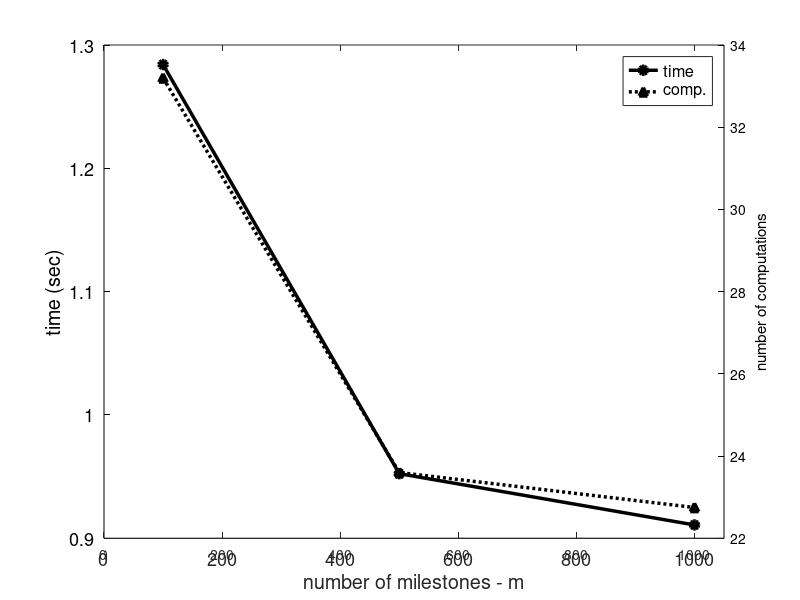

The MATLAB source for this figure:
% Benchmarking the pole scene of the ABB robots

clear all
clc

%%

D = load('Benchmark_poleScene_ODEanalysis.txt');

D = D(:,[1 2 13 15 16]);

%%

ms = unique(D(:,1));

for i = 1:length(ms)
    t(i) = mean(D(D(:,1)==ms(i), 4));    
    ts(i) = std(D(D(:,1)==ms(i), 4))/size(D(:,1)==ms(i),1);  
    n(i) = mean(D(D(:,1)==ms(i), 3));
    ns(i) = std(D(D(:,1)==ms(i), 3))/size(D(:,1)==ms(i),1);  
end

h = figure(1);
clf
[ax, h1, h2] = plotyy(ms, t, ms, n);
set(h1,'linestyle','-','color','k','linewidth',2.5,'marker','o','markerfacecolor','k');
set(h2,'linestyle',':','color','k','linewidth',2.5,'marker','^','markerfacecolor','k');
set(ax(1),'YColor',[0 0 0]);
set(ax(2),'YColor',[0 0 0]);

% hold(ax(1), 'on');
% hold(ax(2), 'on');

% errorbar(ax(1), ms, t, ts, '-k','linewidth',2.5);
xlim(ax(1), [0 1050]);
% set(h1,'linestyle','-','color','black');

% errorbar(ax(2), ms, n, ns, ':k','linewidth',2.5);
xlim(ax(2), [0 1050]);

legend('time','comp.');

% hold(ax(1), 'off');
% hold(ax(2), 'off');

xlabel('number of milestones - m');
ylabel(ax(1),'time (sec)');
ylabel(ax(2),'number of computations');
set(gca, 'fontsize', 13);

set(h, 'Position', [100, 100, 800, 300]);
% print odeconnections.eps -depsc -r200










